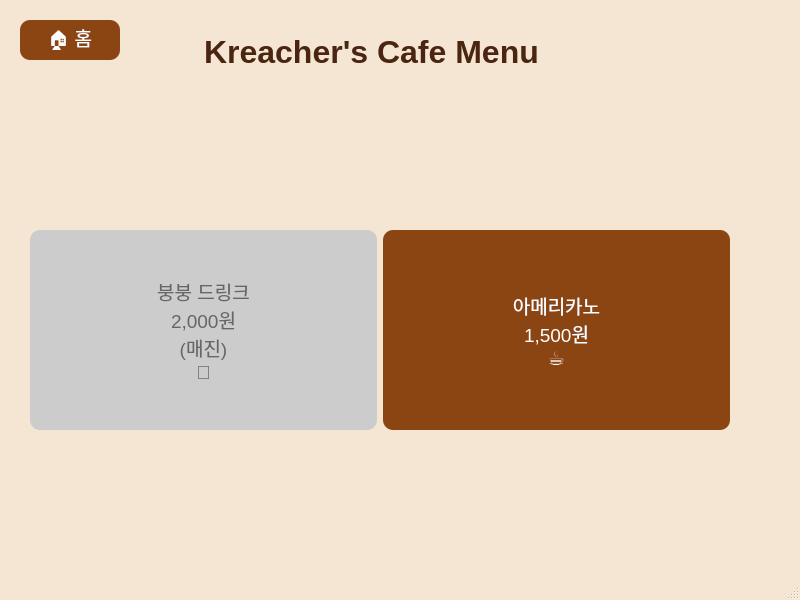
<?xml version="1.0" encoding="UTF-8"?>
<ui version="4.0">
 <class>MainWindow</class>
 <widget class="QMainWindow" name="MainWindow">
  <property name="geometry">
   <rect>
    <x>0</x>
    <y>0</y>
    <width>800</width>
    <height>600</height>
   </rect>
  </property>
  <property name="windowTitle">
   <string>Kreacher's Cafe - Order</string>
  </property>
  <property name="styleSheet">
   <string>QMainWindow {
    background-color: #F5E6D3;
   }
   QPushButton {
    background-color: #8B4513;
    color: white;
    border-radius: 10px;
    font-size: 14pt;
    padding: 5px;
   }
   QPushButton:hover {
    background-color: #A0522D;
   }
   QPushButton:disabled {
    background-color: #CCCCCC;
    color: #666666;
   }
   QTextEdit {
    background: transparent;
    border: none;
   }
   QTabWidget::pane {
    border: none;
    background: transparent;
   }
   QTabWidget::tab-bar {
    alignment: center;
   }
   QTabBar::tab {
    background: #D2B48C;
    color: #4A2511;
    padding: 10px 20px;
    margin: 2px;
    border-radius: 5px;
   }
   QTabBar::tab:selected {
    background: #8B4513;
    color: white;
   }</string>
  </property>
  <widget class="QWidget" name="centralwidget">
   <widget class="QWidget" name="menuWidget">
    <property name="geometry">
     <rect>
      <x>30</x>
      <y>130</y>
      <width>700</width>
      <height>400</height>
     </rect>
    </property>
    <layout class="QHBoxLayout" name="menuLayout">
     <item>
      <widget class="QPushButton" name="bungbungBtn">
       <property name="enabled">
        <bool>false</bool>
       </property>
       <property name="minimumSize">
        <size>
         <width>300</width>
         <height>200</height>
        </size>
       </property>
       <property name="text">
        <string>붕붕 드링크
2,000원
(매진)
🍹</string>
       </property>
      </widget>
     </item>
     <item>
      <widget class="QPushButton" name="americanoBtn">
       <property name="minimumSize">
        <size>
         <width>300</width>
         <height>200</height>
        </size>
       </property>
       <property name="text">
        <string>아메리카노
1,500원
☕</string>
       </property>
      </widget>
     </item>
    </layout>
   </widget>
   <widget class="QPushButton" name="homeButton">
    <property name="geometry">
     <rect>
      <x>20</x>
      <y>20</y>
      <width>100</width>
      <height>40</height>
     </rect>
    </property>
    <property name="text">
     <string>🏠 홈</string>
    </property>
   </widget>
   <widget class="QTextEdit" name="textEdit_2">
    <property name="geometry">
     <rect>
      <x>200</x>
      <y>30</y>
      <width>361</width>
      <height>70</height>
     </rect>
    </property>
    <property name="html">
     <string>&lt;!DOCTYPE HTML PUBLIC &quot;-//W3C//DTD HTML 4.0//EN&quot; &quot;http://www.w3.org/TR/REC-html40/strict.dtd&quot;&gt;
&lt;html&gt;&lt;head&gt;&lt;meta name=&quot;qrichtext&quot; content=&quot;1&quot; /&gt;&lt;style type=&quot;text/css&quot;&gt;
p, li { white-space: pre-wrap; }
&lt;/style&gt;&lt;/head&gt;&lt;body style=&quot; font-family:'Ubuntu Sans'; font-size:11pt; font-weight:400; font-style:normal;&quot;&gt;
&lt;p style=&quot; margin-top:0px; margin-bottom:0px; margin-left:0px; margin-right:0px; -qt-block-indent:0; text-indent:0px;&quot;&gt;&lt;span style=&quot; font-family:'Helvetica'; font-size:24pt; font-weight:600; color:#4a2511;&quot;&gt;Kreacher's Cafe Menu&lt;/span&gt;&lt;/p&gt;&lt;/body&gt;&lt;/html&gt;</string>
    </property>
   </widget>
  </widget>
  <widget class="QMenuBar" name="menubar">
   <property name="geometry">
    <rect>
     <x>0</x>
     <y>0</y>
     <width>800</width>
     <height>24</height>
    </rect>
   </property>
  </widget>
  <widget class="QStatusBar" name="statusbar"/>
 </widget>
 <resources/>
 <connections/>
</ui>
